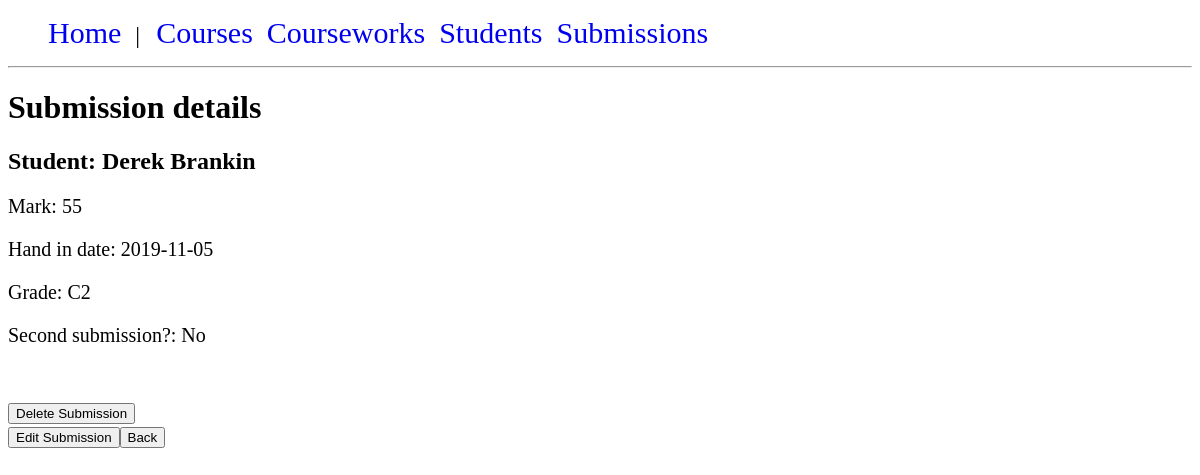
Page /submissions/submission_details.php?id=2 on the committed database.
### tables this page shows
CREATE TABLE "submissions" (
	"submission_id"	INTEGER NOT NULL PRIMARY KEY AUTOINCREMENT UNIQUE,
	"coursework_id"	INTEGER NOT NULL,
	"student_id"	INTEGER NOT NULL,
	"mark"	INTEGER(100),
	"hand_in_date"	DATE NOT NULL,
	"second_submission"	BOOLEAN NOT NULL DEFAULT 0,
	"grade_id"	INTEGER NOT NULL,
	FOREIGN KEY("coursework_id") REFERENCES "courseworks"("coursework_id"),
	FOREIGN KEY("student_id") REFERENCES "students"("student_id")
);

CREATE TABLE "students" (
	"student_id"	INTEGER NOT NULL UNIQUE,
	"name"	TEXT(50) NOT NULL,
	PRIMARY KEY("student_id")
);

CREATE TABLE "grades" (
	"grade_id"	INTEGER NOT NULL PRIMARY KEY AUTOINCREMENT,
	"grade"	TEXT(3) NOT NULL UNIQUE
);

### submissions/submission_functions.php (called while the page is built, shortened)
<?php
if (php_sapi_name() == "cli") {
    require_once getcwd().'../database/dbconnection.php';
} else {
    require_once $_SERVER['DOCUMENT_ROOT'].'/database/dbconnection.php';
}
function getSubmissionById($submission_id) {
    $query = "SELECT submission_id, mark, hand_in_date, g.grade, second_submission, name as student_name FROM submissions sub
              JOIN students stu ON sub.student_id = stu.student_id
              JOIN grades g on sub.grade_id = g.grade_id
              WHERE submission_id = ?";
    $submission = DB::run($query, [$submission_id])->fetch(PDO::FETCH_ASSOC);
    return $submission;
}

### database/dbconnection.php (called while the page is built, shortened)
<?php
class DB {
    private static $instance = null;
    private static $pdo;
    public function __construct() {
        if (php_sapi_name() == "cli") {
            self::$pdo = new PDO("sqlite:database/courseworkapp.db");
        }
        else {
            self::$pdo = new PDO("sqlite:".$_SERVER['DOCUMENT_ROOT']."/database/courseworkapp.db");
        }
}
    public static function getInstance() : DB {
        if(!self::$instance)
        {
            self::$instance = new DB();
        }
        return self::$instance;
    }
    public static function run($sql, $params = NULL) {
        $stmt = self::$pdo->prepare($sql);
        $stmt->execute($params);
        return $stmt;
    }
}

### submissions/submission_details.php (the view, shortened to what this page needs)
<?php
require_once 'submission_functions.php';
$submission_id = htmlspecialchars($_GET["id"]);
$submission = getSubmissionById($submission_id);
echo '<h1>Submission details</h1>';
if ($submission) {
    echo '<h2>Student: ' . $submission['student_name'] . '</h2>';
    echo '<p>Mark: ' . $submission['mark'] . '</p>';
    echo '<p>Hand in date: ' . $submission['hand_in_date'] . '</p>';
    echo '<p>Grade: ' . $submission['grade'] . '</p>';
    if ($submission['second_submission']) {
        echo '<p>Second submission?: Yes</p>';
    } else {
        echo '<p>Second submission?: No</p>';
    }
    echo '<br>';
    echo '<br>';
    echo '<form action="" method="post">
            <input type="hidden" name="delete" value="' . $submission_id . '"/>
            <input type="submit" value="Delete Submission">
        </form>';
    echo '<a href=edit_submission_form.php?id=' . $submission_id . '><button>Edit Submission</button></a>';
    echo '<button type="button" onclick="javascript:history.back()">Back</button>';
    echo '<br>';
    echo '<br>';
} else {
    echo 'There was a problem, please try again';
}
?>

### css/stylesheet.css (style rules this page uses)
#menu ul { list-style: none; }
#menu li { display: inline; padding-right: 10px; font-size: 24px; }
#menu a { text-decoration: none; font-size: 30px; }
a, p { font-size: 20px; }

### rows in the picture
submissions: student.name "Derek Brankin", mark "55", hand_in_date "2019-11-05", grade.grade "C2"
